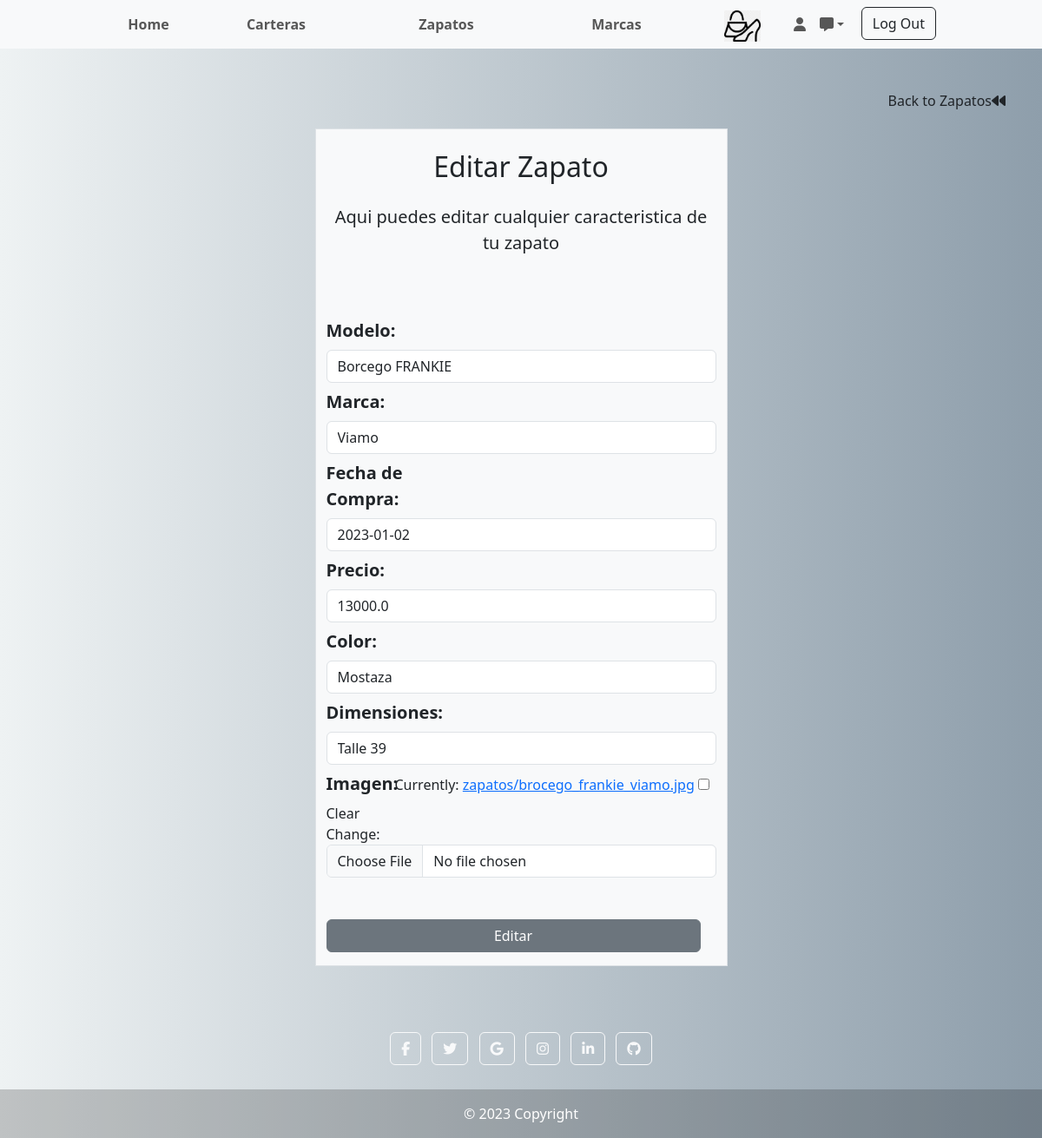
/tienda/edit_zapato/2, run on the app's committed database.
### tienda/models.py (models this page shows, shortened)
class Zapato(models.Model):
    modelo = models.CharField(max_length=40)
    marca = models.ForeignKey(Marca, on_delete=models.CASCADE)
    fecha_compra = models.DateField()
    precio = models.FloatField()
    color = models.CharField(max_length=15)
    dimensiones = models.CharField(max_length=15)
    imagen = models.ImageField(upload_to='zapatos/', null=True, blank=True)

class Marca(models.Model):
    marca = models.CharField(max_length=40)
    pais  = models.CharField(max_length=15)
    ano_origen = models.IntegerField()
    contacto = models.EmailField()
    imagen = models.ImageField(upload_to='marcas/', null=True, blank=True)
    def __str__(self,):
        return str(self.marca)

### tienda/views.py (the view)
# urls.py: path('edit_zapato/<zapato_id>', views.editZapato, name='edit_zapato'),
def editZapato(request, zapato_id):
    _zapato = Zapato.objects.get(id=zapato_id)
    form = ZapatoForm(instance=_zapato, data=request.POST or None)
    if form.is_valid():
        form.save()
        return redirect('zapato')
    params = {'form':form}
    return render(request, 'edit_zapato.html', params)

### tienda/forms.py
class ZapatoForm(forms.ModelForm):
    class Meta:
        model = Zapato
        fields = ['modelo', 'marca', 'fecha_compra', 'precio', 'color', 'dimensiones', 'imagen']

### templates/edit_zapato.html (shortened to what this page needs)
{% extends "layout_home.html" %}
{% load static %}
{% load i18n %}
{% load widget_tweaks %}
{% block next_content %}
<div class="container">
    <a class="nav-link text-end" href="{% url 'zapato' %}">Back to Zapatos<i class="fa-solid fa-backward"></i> </a>
    <div class="row reflexion justify-content-around align-items-center" style="padding-top:20px;">
        <div class="col-12 col-md-5 border bg-light" style="padding-bottom:15px;">
            <h2 class="h1-responsive font-weight-bold text-center my-4">Editar Zapato</h2>
            <p class="lead text-center">Aqui puedes editar cualquier caracteristica de tu zapato</p>
            <div class="form-group">
                <form action = "" method = "post">{% csrf_token %}
                    <label for="{{ form.modelo.id_for_label }}" class="col-sm-2 col-form-label fs-5"><b>Modelo:</b></label>
                    {{ form.modelo|add_class:"form-control" }}
                    <label for="{{ form.marca.id_for_label }}" class="col-sm-4 col-form-label fs-5"><b>Marca:</b></label>
                    {{ form.marca|add_class:"form-control" }}
                    <label for="{{ form.fecha_compra.id_for_label }}" class="col-sm-4 col-form-label fs-5"><b>Fecha de Compra:</b></label>
                    {{ form.fecha_compra|add_class:"form-control" }}
                    <label for="{{ form.precio.id_for_label }}" class="col-sm-2 col-form-label fs-5"><b>Precio:</b></label>
                    {{ form.precio|add_class:"form-control" }}
                    <label for="{{ form.color.id_for_label }}" class="col-sm-2 col-form-label fs-5"><b>Color:</b></label>
                    {{ form.color|add_class:"form-control" }}
                    <label for="{{ form.dimensiones.id_for_label }}" class="col-sm-2 col-form-label fs-5"><b>Dimensiones:</b></label>
                    {{ form.dimensiones|add_class:"form-control" }}
                    <label for="{{ form.imagen.id_for_label }}" class="col-sm-2 col-form-label fs-5"><b>Imagen:</b></label>
                    {{ form.imagen|add_class:"form-control" }}
                    <div class="row justify-content-between">
                        <div class="col-lg-6 mx-auto">
                        </div>
                        <div class="d-grid gap-2 d-md-flex justify-content-md-end" style="padding-right:30px;">
                            <input type="submit" value="Editar" class="col-12 btn btn-secondary">
                        </div>
                    </div>
                </form>
            </div>
        </div>
    </div>
 </div>
{% endblock %}

### data on the page
Zapato: modelo "Borcego FRANKIE", fecha_compra "2023-01-02", precio "13000.0", color "Mostaza", dimensiones "Talle 39"
Marca: marca "Viamo"
